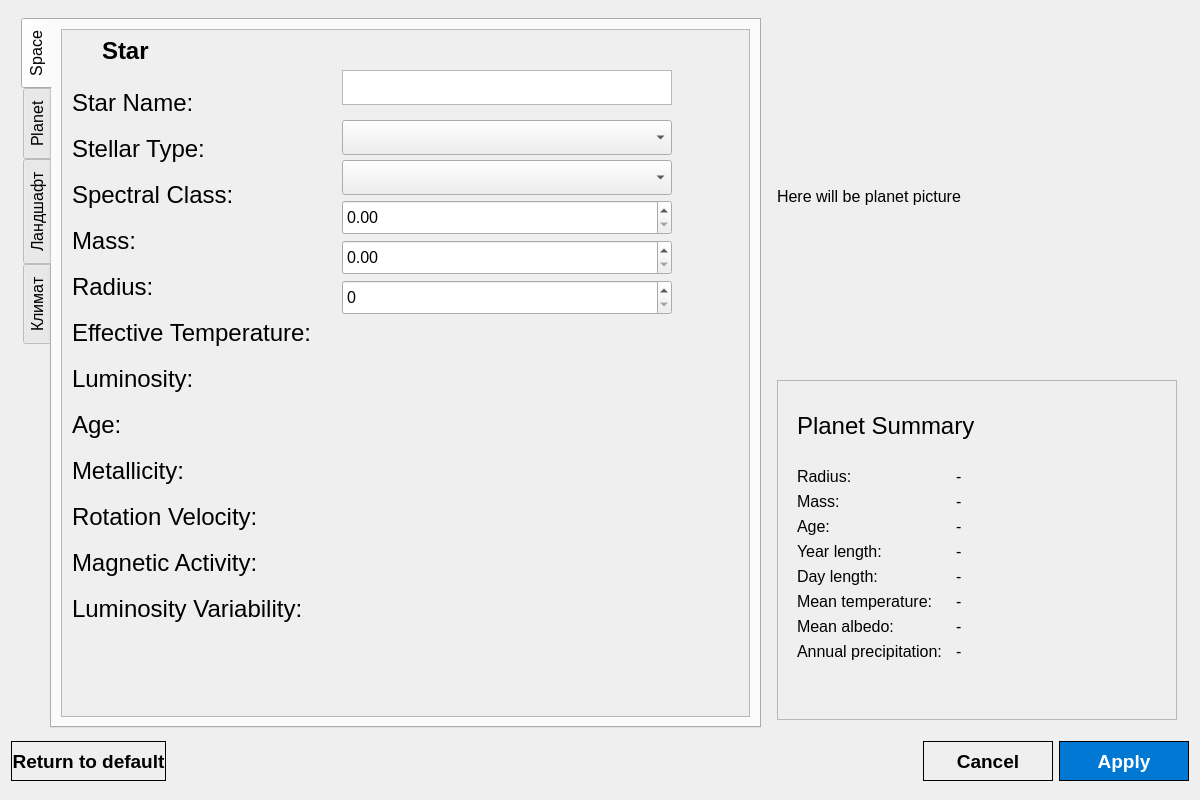
<?xml version="1.0" encoding="UTF-8"?>
<ui version="4.0">
 <class>Dialog</class>
 <widget class="QDialog" name="Dialog">
  <property name="geometry">
   <rect>
    <x>0</x>
    <y>0</y>
    <width>1200</width>
    <height>800</height>
   </rect>
  </property>
  <property name="minimumSize">
   <size>
    <width>600</width>
    <height>400</height>
   </size>
  </property>
  <property name="maximumSize">
   <size>
    <width>1200</width>
    <height>800</height>
   </size>
  </property>
  <property name="font">
   <font>
    <pointsize>12</pointsize>
   </font>
  </property>
  <property name="mouseTracking">
   <bool>false</bool>
  </property>
  <property name="windowTitle">
   <string>Dialog</string>
  </property>
  <property name="toolTip">
   <string/>
  </property>
  <layout class="QHBoxLayout" name="horizontalLayout_5">
   <item>
    <layout class="QVBoxLayout" name="verticalLayout_2">
     <item>
      <layout class="QHBoxLayout" name="horizontalLayout_4">
       <item>
        <widget class="QTabWidget" name="Tabs">
         <property name="enabled">
          <bool>true</bool>
         </property>
         <property name="minimumSize">
          <size>
           <width>740</width>
           <height>710</height>
          </size>
         </property>
         <property name="maximumSize">
          <size>
           <width>740</width>
           <height>710</height>
          </size>
         </property>
         <property name="focusPolicy">
          <enum>Qt::FocusPolicy::TabFocus</enum>
         </property>
         <property name="contextMenuPolicy">
          <enum>Qt::ContextMenuPolicy::DefaultContextMenu</enum>
         </property>
         <property name="layoutDirection">
          <enum>Qt::LayoutDirection::LeftToRight</enum>
         </property>
         <property name="tabPosition">
          <enum>QTabWidget::TabPosition::West</enum>
         </property>
         <property name="tabShape">
          <enum>QTabWidget::TabShape::Rounded</enum>
         </property>
         <property name="currentIndex">
          <number>0</number>
         </property>
         <property name="iconSize">
          <size>
           <width>50</width>
           <height>50</height>
          </size>
         </property>
         <widget class="QWidget" name="tab">
          <attribute name="icon">
           <iconset resource="../../resources.qrc">
            <normaloff>:/icons/assets/icons/space.svg</normaloff>:/icons/assets/icons/space.svg</iconset>
          </attribute>
          <attribute name="title">
           <string>Space</string>
          </attribute>
          <layout class="QHBoxLayout" name="horizontalLayout_7">
           <item>
            <widget class="QScrollArea" name="scrollArea">
             <property name="widgetResizable">
              <bool>true</bool>
             </property>
             <widget class="QWidget" name="scrollAreaWidgetContents_2">
              <property name="geometry">
               <rect>
                <x>0</x>
                <y>0</y>
                <width>654</width>
                <height>682</height>
               </rect>
              </property>
              <widget class="QPlainTextEdit" name="starNameText_2">
               <property name="geometry">
                <rect>
                 <x>280</x>
                 <y>40</y>
                 <width>330</width>
                 <height>35</height>
                </rect>
               </property>
               <property name="minimumSize">
                <size>
                 <width>330</width>
                 <height>35</height>
                </size>
               </property>
               <property name="maximumSize">
                <size>
                 <width>330</width>
                 <height>35</height>
                </size>
               </property>
              </widget>
              <widget class="QLabel" name="label_23">
               <property name="geometry">
                <rect>
                 <x>40</x>
                 <y>0</y>
                 <width>101</width>
                 <height>41</height>
                </rect>
               </property>
               <property name="font">
                <font>
                 <pointsize>18</pointsize>
                 <bold>true</bold>
                </font>
               </property>
               <property name="text">
                <string>Star</string>
               </property>
              </widget>
              <widget class="QWidget" name="layoutWidget_3">
               <property name="geometry">
                <rect>
                 <x>10</x>
                 <y>50</y>
                 <width>252</width>
                 <height>551</height>
                </rect>
               </property>
               <layout class="QVBoxLayout" name="verticalLayout_7">
                <item>
                 <widget class="QLabel" name="label_24">
                  <property name="minimumSize">
                   <size>
                    <width>250</width>
                    <height>35</height>
                   </size>
                  </property>
                  <property name="maximumSize">
                   <size>
                    <width>250</width>
                    <height>35</height>
                   </size>
                  </property>
                  <property name="font">
                   <font>
                    <pointsize>18</pointsize>
                   </font>
                  </property>
                  <property name="text">
                   <string>Star Name:</string>
                  </property>
                 </widget>
                </item>
                <item>
                 <widget class="QLabel" name="label_25">
                  <property name="minimumSize">
                   <size>
                    <width>250</width>
                    <height>35</height>
                   </size>
                  </property>
                  <property name="maximumSize">
                   <size>
                    <width>250</width>
                    <height>35</height>
                   </size>
                  </property>
                  <property name="font">
                   <font>
                    <pointsize>18</pointsize>
                   </font>
                  </property>
                  <property name="text">
                   <string>Stellar Type:</string>
                  </property>
                 </widget>
                </item>
                <item>
                 <widget class="QLabel" name="label_26">
                  <property name="minimumSize">
                   <size>
                    <width>250</width>
                    <height>35</height>
                   </size>
                  </property>
                  <property name="maximumSize">
                   <size>
                    <width>250</width>
                    <height>35</height>
                   </size>
                  </property>
                  <property name="font">
                   <font>
                    <pointsize>18</pointsize>
                   </font>
                  </property>
                  <property name="text">
                   <string>Spectral Class:</string>
                  </property>
                 </widget>
                </item>
                <item>
                 <widget class="QLabel" name="label_27">
                  <property name="minimumSize">
                   <size>
                    <width>250</width>
                    <height>35</height>
                   </size>
                  </property>
                  <property name="maximumSize">
                   <size>
                    <width>250</width>
                    <height>35</height>
                   </size>
                  </property>
                  <property name="font">
                   <font>
                    <pointsize>18</pointsize>
                   </font>
                  </property>
                  <property name="text">
                   <string>Mass:</string>
                  </property>
                 </widget>
                </item>
                <item>
                 <widget class="QLabel" name="label_28">
                  <property name="minimumSize">
                   <size>
                    <width>250</width>
                    <height>35</height>
                   </size>
                  </property>
                  <property name="maximumSize">
                   <size>
                    <width>250</width>
                    <height>35</height>
                   </size>
                  </property>
                  <property name="font">
                   <font>
                    <pointsize>18</pointsize>
                   </font>
                  </property>
                  <property name="text">
                   <string>Radius:</string>
                  </property>
                 </widget>
                </item>
                <item>
                 <widget class="QLabel" name="label_29">
                  <property name="minimumSize">
                   <size>
                    <width>250</width>
                    <height>35</height>
                   </size>
                  </property>
                  <property name="maximumSize">
                   <size>
                    <width>250</width>
                    <height>35</height>
                   </size>
                  </property>
                  <property name="font">
                   <font>
                    <pointsize>18</pointsize>
                   </font>
                  </property>
                  <property name="text">
                   <string>Effective Temperature:</string>
                  </property>
                 </widget>
                </item>
                <item>
                 <widget class="QLabel" name="label_30">
                  <property name="minimumSize">
                   <size>
                    <width>250</width>
                    <height>35</height>
                   </size>
                  </property>
                  <property name="maximumSize">
                   <size>
                    <width>250</width>
                    <height>35</height>
                   </size>
                  </property>
                  <property name="font">
                   <font>
                    <pointsize>18</pointsize>
                   </font>
                  </property>
                  <property name="text">
                   <string>Luminosity:</string>
                  </property>
                 </widget>
                </item>
                <item>
                 <widget class="QLabel" name="label_31">
                  <property name="minimumSize">
                   <size>
                    <width>250</width>
                    <height>35</height>
                   </size>
                  </property>
                  <property name="maximumSize">
                   <size>
                    <width>250</width>
                    <height>35</height>
                   </size>
                  </property>
                  <property name="font">
                   <font>
                    <pointsize>18</pointsize>
                   </font>
                  </property>
                  <property name="text">
                   <string>Age:</string>
                  </property>
                 </widget>
                </item>
                <item>
                 <widget class="QLabel" name="label_32">
                  <property name="minimumSize">
                   <size>
                    <width>250</width>
                    <height>35</height>
                   </size>
                  </property>
                  <property name="maximumSize">
                   <size>
                    <width>250</width>
                    <height>35</height>
                   </size>
                  </property>
                  <property name="font">
                   <font>
                    <pointsize>18</pointsize>
                   </font>
                  </property>
                  <property name="text">
                   <string>Metallicity:</string>
                  </property>
                 </widget>
                </item>
                <item>
                 <widget class="QLabel" name="label_33">
                  <property name="minimumSize">
                   <size>
                    <width>250</width>
                    <height>35</height>
                   </size>
                  </property>
                  <property name="maximumSize">
                   <size>
                    <width>250</width>
                    <height>35</height>
                   </size>
                  </property>
                  <property name="font">
                   <font>
                    <pointsize>18</pointsize>
                   </font>
                  </property>
                  <property name="text">
                   <string>Rotation Velocity:</string>
                  </property>
                 </widget>
                </item>
                <item>
                 <widget class="QLabel" name="label_34">
                  <property name="minimumSize">
                   <size>
                    <width>250</width>
                    <height>35</height>
                   </size>
                  </property>
                  <property name="maximumSize">
                   <size>
                    <width>250</width>
                    <height>35</height>
                   </size>
                  </property>
                  <property name="font">
                   <font>
                    <pointsize>18</pointsize>
                   </font>
                  </property>
                  <property name="text">
                   <string>Magnetic Activity:</string>
                  </property>
                 </widget>
                </item>
                <item>
                 <widget class="QLabel" name="label_35">
                  <property name="minimumSize">
                   <size>
                    <width>250</width>
                    <height>35</height>
                   </size>
                  </property>
                  <property name="maximumSize">
                   <size>
                    <width>250</width>
                    <height>35</height>
                   </size>
                  </property>
                  <property name="font">
                   <font>
                    <pointsize>18</pointsize>
                   </font>
                  </property>
                  <property name="text">
                   <string>Luminosity Variability:</string>
                  </property>
                 </widget>
                </item>
               </layout>
              </widget>
              <widget class="QComboBox" name="stellarTypeComboBox">
               <property name="geometry">
                <rect>
                 <x>280</x>
                 <y>90</y>
                 <width>330</width>
                 <height>35</height>
                </rect>
               </property>
               <property name="minimumSize">
                <size>
                 <width>330</width>
                 <height>35</height>
                </size>
               </property>
               <property name="maximumSize">
                <size>
                 <width>330</width>
                 <height>35</height>
                </size>
               </property>
              </widget>
              <widget class="QComboBox" name="stellarClassComboBox">
               <property name="geometry">
                <rect>
                 <x>280</x>
                 <y>130</y>
                 <width>330</width>
                 <height>35</height>
                </rect>
               </property>
               <property name="minimumSize">
                <size>
                 <width>330</width>
                 <height>35</height>
                </size>
               </property>
               <property name="maximumSize">
                <size>
                 <width>330</width>
                 <height>35</height>
                </size>
               </property>
              </widget>
              <widget class="QDoubleSpinBox" name="starMassComboBox">
               <property name="geometry">
                <rect>
                 <x>280</x>
                 <y>170</y>
                 <width>330</width>
                 <height>35</height>
                </rect>
               </property>
               <property name="minimumSize">
                <size>
                 <width>330</width>
                 <height>35</height>
                </size>
               </property>
               <property name="maximumSize">
                <size>
                 <width>330</width>
                 <height>35</height>
                </size>
               </property>
              </widget>
              <widget class="QToolButton" name="starNameInfo">
               <property name="geometry">
                <rect>
                 <x>610</x>
                 <y>40</y>
                 <width>35</width>
                 <height>35</height>
                </rect>
               </property>
               <property name="minimumSize">
                <size>
                 <width>35</width>
                 <height>35</height>
                </size>
               </property>
               <property name="maximumSize">
                <size>
                 <width>35</width>
                 <height>35</height>
                </size>
               </property>
               <property name="cursor">
                <cursorShape>PointingHandCursor</cursorShape>
               </property>
               <property name="text">
                <string/>
               </property>
               <property name="icon">
                <iconset resource="../../resources.qrc">
                 <normaloff>:/icons/assets/icons/info.svg</normaloff>:/icons/assets/icons/info.svg</iconset>
               </property>
               <property name="iconSize">
                <size>
                 <width>35</width>
                 <height>35</height>
                </size>
               </property>
               <property name="autoRaise">
                <bool>true</bool>
               </property>
              </widget>
              <widget class="QToolButton" name="stellarTypeInfo">
               <property name="geometry">
                <rect>
                 <x>610</x>
                 <y>90</y>
                 <width>35</width>
                 <height>35</height>
                </rect>
               </property>
               <property name="minimumSize">
                <size>
                 <width>35</width>
                 <height>35</height>
                </size>
               </property>
               <property name="maximumSize">
                <size>
                 <width>35</width>
                 <height>35</height>
                </size>
               </property>
               <property name="cursor">
                <cursorShape>PointingHandCursor</cursorShape>
               </property>
               <property name="text">
                <string/>
               </property>
               <property name="icon">
                <iconset resource="../../resources.qrc">
                 <normaloff>:/icons/assets/icons/info.svg</normaloff>:/icons/assets/icons/info.svg</iconset>
               </property>
               <property name="iconSize">
                <size>
                 <width>35</width>
                 <height>35</height>
                </size>
               </property>
               <property name="autoRaise">
                <bool>true</bool>
               </property>
              </widget>
              <widget class="QToolButton" name="spectralClassInfo">
               <property name="geometry">
                <rect>
                 <x>610</x>
                 <y>130</y>
                 <width>35</width>
                 <height>35</height>
                </rect>
               </property>
               <property name="minimumSize">
                <size>
                 <width>35</width>
                 <height>35</height>
                </size>
               </property>
               <property name="maximumSize">
                <size>
                 <width>35</width>
                 <height>35</height>
                </size>
               </property>
               <property name="cursor">
                <cursorShape>PointingHandCursor</cursorShape>
               </property>
               <property name="text">
                <string/>
               </property>
               <property name="icon">
                <iconset resource="../../resources.qrc">
                 <normaloff>:/icons/assets/icons/info.svg</normaloff>:/icons/assets/icons/info.svg</iconset>
               </property>
               <property name="iconSize">
                <size>
                 <width>35</width>
                 <height>35</height>
                </size>
               </property>
               <property name="autoRaise">
                <bool>true</bool>
               </property>
              </widget>
              <widget class="QToolButton" name="massStarInfo">
               <property name="geometry">
                <rect>
                 <x>610</x>
                 <y>170</y>
                 <width>35</width>
                 <height>35</height>
                </rect>
               </property>
               <property name="minimumSize">
                <size>
                 <width>35</width>
                 <height>35</height>
                </size>
               </property>
               <property name="maximumSize">
                <size>
                 <width>35</width>
                 <height>35</height>
                </size>
               </property>
               <property name="cursor">
                <cursorShape>PointingHandCursor</cursorShape>
               </property>
               <property name="text">
                <string/>
               </property>
               <property name="icon">
                <iconset resource="../../resources.qrc">
                 <normaloff>:/icons/assets/icons/info.svg</normaloff>:/icons/assets/icons/info.svg</iconset>
               </property>
               <property name="iconSize">
                <size>
                 <width>35</width>
                 <height>35</height>
                </size>
               </property>
               <property name="autoRaise">
                <bool>true</bool>
               </property>
              </widget>
              <widget class="QDoubleSpinBox" name="starRadiusComboBox">
               <property name="geometry">
                <rect>
                 <x>280</x>
                 <y>210</y>
                 <width>330</width>
                 <height>35</height>
                </rect>
               </property>
               <property name="minimumSize">
                <size>
                 <width>330</width>
                 <height>35</height>
                </size>
               </property>
               <property name="maximumSize">
                <size>
                 <width>330</width>
                 <height>35</height>
                </size>
               </property>
              </widget>
              <widget class="QToolButton" name="radiusStarInfo">
               <property name="geometry">
                <rect>
                 <x>610</x>
                 <y>210</y>
                 <width>35</width>
                 <height>35</height>
                </rect>
               </property>
               <property name="minimumSize">
                <size>
                 <width>35</width>
                 <height>35</height>
                </size>
               </property>
               <property name="maximumSize">
                <size>
                 <width>35</width>
                 <height>35</height>
                </size>
               </property>
               <property name="cursor">
                <cursorShape>PointingHandCursor</cursorShape>
               </property>
               <property name="text">
                <string/>
               </property>
               <property name="icon">
                <iconset resource="../../resources.qrc">
                 <normaloff>:/icons/assets/icons/info.svg</normaloff>:/icons/assets/icons/info.svg</iconset>
               </property>
               <property name="iconSize">
                <size>
                 <width>35</width>
                 <height>35</height>
                </size>
               </property>
               <property name="autoRaise">
                <bool>true</bool>
               </property>
              </widget>
              <widget class="QSpinBox" name="starTemperatureComboBox">
               <property name="geometry">
                <rect>
                 <x>280</x>
                 <y>250</y>
                 <width>330</width>
                 <height>35</height>
                </rect>
               </property>
               <property name="minimumSize">
                <size>
                 <width>330</width>
                 <height>35</height>
                </size>
               </property>
               <property name="maximumSize">
                <size>
                 <width>330</width>
                 <height>35</height>
                </size>
               </property>
              </widget>
              <widget class="QToolButton" name="starTemperatureInfo">
               <property name="geometry">
                <rect>
                 <x>610</x>
                 <y>250</y>
                 <width>35</width>
                 <height>35</height>
                </rect>
               </property>
               <property name="minimumSize">
                <size>
                 <width>35</width>
                 <height>35</height>
                </size>
               </property>
               <property name="maximumSize">
                <size>
                 <width>35</width>
                 <height>35</height>
                </size>
               </property>
               <property name="cursor">
                <cursorShape>PointingHandCursor</cursorShape>
               </property>
               <property name="text">
                <string/>
               </property>
               <property name="icon">
                <iconset resource="../../resources.qrc">
                 <normaloff>:/icons/assets/icons/info.svg</normaloff>:/icons/assets/icons/info.svg</iconset>
               </property>
               <property name="iconSize">
                <size>
                 <width>35</width>
                 <height>35</height>
                </size>
               </property>
               <property name="autoRaise">
                <bool>true</bool>
               </property>
              </widget>
             </widget>
            </widget>
           </item>
          </layout>
         </widget>
         <widget class="QWidget" name="tab_2">
          <attribute name="icon">
           <iconset resource="../../resources.qrc">
            <normaloff>:/icons/assets/icons/planet.svg</normaloff>:/icons/assets/icons/planet.svg</iconset>
          </attribute>
          <attribute name="title">
           <string>Planet</string>
          </attribute>
          <layout class="QHBoxLayout" name="horizontalLayout_8">
           <item>
            <widget class="QScrollArea" name="scrollArea_2">
             <property name="widgetResizable">
              <bool>true</bool>
             </property>
             <widget class="QWidget" name="scrollAreaWidgetContents_3">
              <property name="geometry">
               <rect>
                <x>0</x>
                <y>0</y>
                <width>654</width>
                <height>682</height>
               </rect>
              </property>
              <widget class="QPlainTextEdit" name="planetNameLabel">
               <property name="geometry">
                <rect>
                 <x>148</x>
                 <y>51</y>
                 <width>256</width>
                 <height>35</height>
                </rect>
               </property>
               <property name="maximumSize">
                <size>
                 <width>360</width>
                 <height>35</height>
                </size>
               </property>
              </widget>
              <widget class="QLabel" name="label_37">
               <property name="geometry">
                <rect>
                 <x>1</x>
                 <y>98</y>
                 <width>120</width>
                 <height>32</height>
                </rect>
               </property>
               <property name="font">
                <font>
                 <pointsize>18</pointsize>
                </font>
               </property>
               <property name="text">
                <string>Planet Age:</string>
               </property>
              </widget>
              <widget class="QDoubleSpinBox" name="doubleSpinBox">
               <property name="geometry">
                <rect>
                 <x>148</x>
                 <y>98</y>
                 <width>171</width>
                 <height>31</height>
                </rect>
               </property>
              </widget>
              <widget class="QLabel" name="label_38">
               <property name="geometry">
                <rect>
                 <x>330</x>
                 <y>100</y>
                 <width>76</width>
                 <height>32</height>
                </rect>
               </property>
               <property name="font">
                <font>
                 <pointsize>18</pointsize>
                </font>
               </property>
               <property name="text">
                <string>billions</string>
               </property>
              </widget>
              <widget class="QLabel" name="label_36">
               <property name="geometry">
                <rect>
                 <x>1</x>
                 <y>51</y>
                 <width>141</width>
                 <height>32</height>
                </rect>
               </property>
               <property name="font">
                <font>
                 <pointsize>18</pointsize>
                </font>
               </property>
               <property name="text">
                <string>Planet Name:</string>
               </property>
              </widget>
             </widget>
            </widget>
           </item>
          </layout>
         </widget>
         <widget class="QWidget" name="tab_3">
          <attribute name="icon">
           <iconset resource="../../resources.qrc">
            <normaloff>:/icons/assets/icons/mountain.svg</normaloff>:/icons/assets/icons/mountain.svg</iconset>
          </attribute>
          <attribute name="title">
           <string>Ландшафт</string>
          </attribute>
          <layout class="QHBoxLayout" name="horizontalLayout_9">
           <item>
            <widget class="QScrollArea" name="scrollArea_3">
             <property name="widgetResizable">
              <bool>true</bool>
             </property>
             <widget class="QWidget" name="scrollAreaWidgetContents_4">
              <property name="geometry">
               <rect>
                <x>0</x>
                <y>0</y>
                <width>654</width>
                <height>682</height>
               </rect>
              </property>
             </widget>
            </widget>
           </item>
          </layout>
         </widget>
         <widget class="QWidget" name="tab_4">
          <attribute name="icon">
           <iconset resource="../../resources.qrc">
            <normaloff>:/icons/assets/icons/thermostat.svg</normaloff>:/icons/assets/icons/thermostat.svg</iconset>
          </attribute>
          <attribute name="title">
           <string>Климат</string>
          </attribute>
          <layout class="QHBoxLayout" name="horizontalLayout_10">
           <item>
            <widget class="QScrollArea" name="scrollArea_4">
             <property name="widgetResizable">
              <bool>true</bool>
             </property>
             <widget class="QWidget" name="scrollAreaWidgetContents_5">
              <property name="geometry">
               <rect>
                <x>0</x>
                <y>0</y>
                <width>654</width>
                <height>682</height>
               </rect>
              </property>
             </widget>
            </widget>
           </item>
          </layout>
         </widget>
        </widget>
       </item>
       <item>
        <layout class="QVBoxLayout" name="verticalLayout">
         <item>
          <widget class="QLabel" name="planetPicture">
           <property name="minimumSize">
            <size>
             <width>320</width>
             <height>280</height>
            </size>
           </property>
           <property name="maximumSize">
            <size>
             <width>400</width>
             <height>340</height>
            </size>
           </property>
           <property name="text">
            <string>Here will be planet picture</string>
           </property>
          </widget>
         </item>
         <item>
          <widget class="QFrame" name="frame">
           <property name="minimumSize">
            <size>
             <width>400</width>
             <height>340</height>
            </size>
           </property>
           <property name="maximumSize">
            <size>
             <width>400</width>
             <height>340</height>
            </size>
           </property>
           <property name="frameShape">
            <enum>QFrame::Shape::StyledPanel</enum>
           </property>
           <property name="frameShadow">
            <enum>QFrame::Shadow::Raised</enum>
           </property>
           <widget class="QWidget" name="layoutWidget">
            <property name="geometry">
             <rect>
              <x>20</x>
              <y>10</y>
              <width>311</width>
              <height>271</height>
             </rect>
            </property>
            <layout class="QVBoxLayout" name="verticalLayout_5">
             <item>
              <widget class="QLabel" name="label">
               <property name="font">
                <font>
                 <pointsize>18</pointsize>
                </font>
               </property>
               <property name="text">
                <string>Planet Summary</string>
               </property>
              </widget>
             </item>
             <item>
              <layout class="QHBoxLayout" name="horizontalLayout_6">
               <item>
                <layout class="QVBoxLayout" name="verticalLayout_3">
                 <item>
                  <widget class="QLabel" name="label_2">
                   <property name="text">
                    <string>Radius:</string>
                   </property>
                  </widget>
                 </item>
                 <item>
                  <widget class="QLabel" name="label_3">
                   <property name="text">
                    <string>Mass:</string>
                   </property>
                  </widget>
                 </item>
                 <item>
                  <widget class="QLabel" name="label_4">
                   <property name="text">
                    <string>Age:</string>
                   </property>
                  </widget>
                 </item>
                 <item>
                  <widget class="QLabel" name="label_5">
                   <property name="text">
                    <string>Year length:</string>
                   </property>
                  </widget>
                 </item>
                 <item>
                  <widget class="QLabel" name="label_6">
                   <property name="text">
                    <string>Day length:</string>
                   </property>
                  </widget>
                 </item>
                 <item>
                  <widget class="QLabel" name="label_7">
                   <property name="text">
                    <string>Mean temperature:</string>
                   </property>
                  </widget>
                 </item>
                 <item>
                  <widget class="QLabel" name="label_8">
                   <property name="text">
                    <string>Mean albedo:</string>
                   </property>
                  </widget>
                 </item>
                 <item>
                  <widget class="QLabel" name="label_9">
                   <property name="text">
                    <string>Annual precipitation: </string>
                   </property>
                  </widget>
                 </item>
                </layout>
               </item>
               <item>
                <layout class="QVBoxLayout" name="verticalLayout_4">
                 <item>
                  <widget class="QLabel" name="radiusLabel">
                   <property name="text">
                    <string>-</string>
                   </property>
                  </widget>
                 </item>
                 <item>
                  <widget class="QLabel" name="massLabel">
                   <property name="text">
                    <string>-</string>
                   </property>
                  </widget>
                 </item>
                 <item>
                  <widget class="QLabel" name="ageLabel">
                   <property name="text">
                    <string>-</string>
                   </property>
                  </widget>
                 </item>
                 <item>
                  <widget class="QLabel" name="yearLengthLabel">
                   <property name="text">
                    <string>-</string>
                   </property>
                  </widget>
                 </item>
                 <item>
                  <widget class="QLabel" name="dayLengthLabel">
                   <property name="text">
                    <string>-</string>
                   </property>
                  </widget>
                 </item>
                 <item>
                  <widget class="QLabel" name="meanTemperatureLabel">
                   <property name="text">
                    <string>-</string>
                   </property>
                  </widget>
                 </item>
                 <item>
                  <widget class="QLabel" name="meanAlbedoLabel">
                   <property name="text">
                    <string>-</string>
                   </property>
                  </widget>
                 </item>
                 <item>
                  <widget class="QLabel" name="annualPrecipationLabel">
                   <property name="text">
                    <string>-</string>
                   </property>
                  </widget>
                 </item>
                </layout>
               </item>
              </layout>
             </item>
            </layout>
           </widget>
          </widget>
         </item>
        </layout>
       </item>
      </layout>
     </item>
     <item>
      <layout class="QHBoxLayout" name="horizontalLayout_3">
       <item>
        <widget class="QPushButton" name="pushButton">
         <property name="minimumSize">
          <size>
           <width>0</width>
           <height>40</height>
          </size>
         </property>
         <property name="font">
          <font>
           <pointsize>14</pointsize>
           <bold>true</bold>
          </font>
         </property>
         <property name="styleSheet">
          <string notr="true">border: 1px solid black;</string>
         </property>
         <property name="text">
          <string>Return to default</string>
         </property>
         <property name="icon">
          <iconset resource="../../resources.qrc">
           <normaloff>:/icons/assets/icons/remake.svg</normaloff>:/icons/assets/icons/remake.svg</iconset>
         </property>
         <property name="iconSize">
          <size>
           <width>25</width>
           <height>25</height>
          </size>
         </property>
        </widget>
       </item>
       <item>
        <layout class="QHBoxLayout" name="horizontalLayout_2">
         <item>
          <spacer name="horizontalSpacer">
           <property name="orientation">
            <enum>Qt::Orientation::Horizontal</enum>
           </property>
           <property name="sizeHint" stdset="0">
            <size>
             <width>398</width>
             <height>20</height>
            </size>
           </property>
          </spacer>
         </item>
         <item>
          <layout class="QHBoxLayout" name="horizontalLayout"/>
         </item>
        </layout>
       </item>
       <item>
        <widget class="QPushButton" name="cancelButton">
         <property name="minimumSize">
          <size>
           <width>130</width>
           <height>40</height>
          </size>
         </property>
         <property name="maximumSize">
          <size>
           <width>130</width>
           <height>40</height>
          </size>
         </property>
         <property name="font">
          <font>
           <pointsize>14</pointsize>
           <bold>true</bold>
          </font>
         </property>
         <property name="styleSheet">
          <string notr="true">border: 1px solid black</string>
         </property>
         <property name="text">
          <string>Cancel</string>
         </property>
        </widget>
       </item>
       <item>
        <widget class="QPushButton" name="applyButton">
         <property name="minimumSize">
          <size>
           <width>130</width>
           <height>40</height>
          </size>
         </property>
         <property name="maximumSize">
          <size>
           <width>130</width>
           <height>40</height>
          </size>
         </property>
         <property name="font">
          <font>
           <pointsize>14</pointsize>
           <bold>true</bold>
          </font>
         </property>
         <property name="toolTip">
          <string notr="true" extracomment="Damn"/>
         </property>
         <property name="toolTipDuration">
          <number>-1</number>
         </property>
         <property name="styleSheet">
          <string notr="true">background-color: #0078D4; color: white; border: 1px solid black;</string>
         </property>
         <property name="text">
          <string>Apply</string>
         </property>
         <property name="flat">
          <bool>false</bool>
         </property>
        </widget>
       </item>
      </layout>
     </item>
    </layout>
   </item>
  </layout>
 </widget>
 <resources>
  <include location="../../resources.qrc"/>
 </resources>
 <connections>
  <connection>
   <sender>doubleSpinBox</sender>
   <signal>valueChanged(double)</signal>
   <receiver>ageLabel</receiver>
   <slot>setNum(double)</slot>
   <hints>
    <hint type="sourcelabel">
     <x>323</x>
     <y>141</y>
    </hint>
    <hint type="destinationlabel">
     <x>942</x>
     <y>515</y>
    </hint>
   </hints>
  </connection>
 </connections>
</ui>
